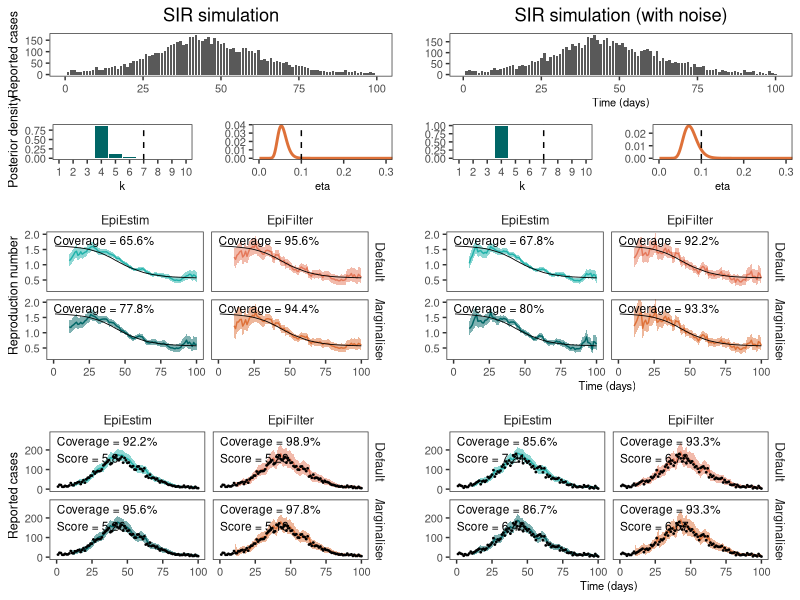

Here is the R script that generated this plot: (Note: this script raises an error after producing the figure.)

rm(list=ls())

library(tidyverse)
library(cowplot)

custom_theme <- theme_bw() +
  theme(
    axis.title.y = element_text(size=9),
    axis.title.x = element_text(size=8),
    axis.text = element_text(size=8),
    strip.background = element_blank(),
    strip.text = element_text(size=9),
    plot.title = element_text(hjust = 0.5),
    panel.grid = element_blank()
  )

# Load the data
df = read.csv("paper/outputs/s5e_sirmodel.csv")
df_eepost = read.csv("paper/outputs/s5e_sirmodel_epiestimposteriors.csv")
df_efpost = read.csv("paper/outputs/s5e_sirmodel_epifilterposteriors.csv")

# Clean the data
df$fit = ifelse(grepl("Conditional", df$fit), "Conditional", df$fit)
df = df %>% mutate(NameForColors=paste0(model, fit))
df$fit[df$fit == "Conditional"] = "Default"

# Append colors
colors <- c(EpiEstimMarginalised="#006666", EpiEstimConditional="#20B2AA",
            EpiFilterMarginalised="#DE7139", EpiFilterConditional="#E5785A")

# Calculate coverage statistics
df_coverage = df %>%
  filter(t>10) %>%
  group_by(simulation, model, fit) %>%
  summarise(Rt_coverage = 100*round(mean((TrueRt <= upper) & (TrueRt >= lower)), digits=3),
            Ct_coverage = 100*round(mean((Cases <= upper_cases) & (Cases >= lower_cases)), digits=3),
            score = signif(mean(crps), 3))


# Plot the raw data
plt_data_raw = ggplot(df %>% filter(simulation=="SIR", model=="EpiEstim", fit=="Marginalised")) +
  geom_col(aes(x=t, y=Cases), width = 0.8) +
  scale_x_continuous(limits = c(0, 100)) +
  custom_theme +
  xlab("") + ylab("Reported cases") +
  ggtitle("SIR simulation")

plt_data_noise = ggplot(df %>% filter(simulation=="SIR (with noise)", model=="EpiEstim", fit=="Marginalised")) +
  geom_col(aes(x=t, y=Cases), width = 0.8) +
  custom_theme +
  xlab("Time (days)") + ylab("") +
  ggtitle("SIR simulation (with noise)")

plt_cases = plot_grid(plt_data_raw, plt_data_noise, nrow=1, align="h")

# Plot posteriors
plt_post_raw = ggplot(df %>% filter(simulation=="SIR")) +
  geom_ribbon(aes(x=t, ymin=lower, ymax=upper, fill=NameForColors), data=.%>%filter(t>10), alpha=0.5) +
  geom_line(aes(x=t, y=mean, color=NameForColors), data=.%>%filter(t>10)) +
  geom_line(aes(x=t, y=TrueRt), color="black", lwd=0.3) +
  geom_text(data = df_coverage %>% filter(simulation == "SIR"),
            aes(x = 0, y = Inf, label = paste0("Coverage = ", Rt_coverage, "%")),
            hjust = 0, vjust = 1.5, size = 3, color = "black") +
  facet_grid(fit~model) +
  coord_cartesian(ylim=c(0.2, 2.0)) +
  ylab("Reproduction number") + xlab("") +
  custom_theme +
  scale_fill_manual(values=colors) +
  scale_color_manual(values=colors) +
  theme(legend.position="none")

plt_post_noise = ggplot(df %>% filter(simulation=="SIR (with noise)")) +
  geom_ribbon(aes(x=t, ymin=lower, ymax=upper, fill=NameForColors), data=.%>%filter(t>10), alpha=0.5) +
  geom_line(aes(x=t, y=mean, color=NameForColors), data=.%>%filter(t>10)) +
  geom_line(aes(x=t, y=TrueRt), color="black", lwd=0.3) +
  geom_text(data = df_coverage %>% filter(simulation == "SIR (with noise)"),
            aes(x = 0, y = Inf, label = paste0("Coverage = ", Rt_coverage, "%")),
            hjust = 0, vjust = 1.5, size = 3, color = "black") +
  facet_grid(fit~model) +
  coord_cartesian(ylim=c(0.2, 2.0)) +
  ylab("") + xlab("Time (days)") +
  scale_fill_manual(values=colors) +
  scale_color_manual(values=colors) +
  custom_theme +
  theme(legend.position="none")


# Plot predictive posteriors
plt_predpost_raw = ggplot(df %>% filter(simulation=="SIR")) +
  geom_ribbon(aes(x=t, ymin=lower_cases, ymax=upper_cases, fill=NameForColors), data=.%>%filter(t>10), alpha=0.5) +
  geom_line(aes(x=t, y=mean_cases, color=NameForColors), data=.%>%filter(t>10)) +
  geom_point(aes(x=t, y=Cases), color="black", size=0.3) +
  geom_text(data = df_coverage %>% filter(simulation == "SIR"),
            aes(x = 0, y = Inf, label = paste0("Coverage = ", Ct_coverage, "%\nScore = ", score)),
            hjust = 0, vjust = 1.2, size = 3, color = "black") +
  facet_grid(fit~model) +
  coord_cartesian(ylim=c(0,280)) +
  ylab("Reported cases") + xlab("") +
  custom_theme +
  scale_fill_manual(values=colors) +
  scale_color_manual(values=colors) +
  theme(legend.position="none")

plt_predpost_noise = ggplot(df %>% filter(simulation=="SIR (with noise)")) +
  geom_ribbon(aes(x=t, ymin=lower_cases, ymax=upper_cases, fill=NameForColors), data=.%>%filter(t>10), alpha=0.5) +
  geom_line(aes(x=t, y=mean_cases, color=NameForColors), data=.%>%filter(t>10)) +
  geom_point(aes(x=t, y=Cases), color="black", size=0.3) +
  geom_text(data = df_coverage %>% filter(simulation == "SIR (with noise)"),
            aes(x = 0, y = Inf, label = paste0("Coverage = ", Ct_coverage, "%\nScore = ", score)),
            hjust = 0, vjust = 1.2, size = 3, color = "black") +
  facet_grid(fit~model) +
  coord_cartesian(ylim=c(0,280)) +
  ylab("") + xlab("Time (days)") +
  scale_fill_manual(values=colors) +
  scale_color_manual(values=colors) +
  custom_theme +
  theme(legend.position="none")


# Plot parameter estimates
xlims = c(0, 0.3)

plt_param_raw_ef = ggplot(df_efpost %>% filter(simulation=="SIR")) +
  geom_line(aes(x=eta, y=p), color="#DE7139", lwd=1) +
  geom_vline(xintercept=0.1, color="black", linetype="dashed") +
  custom_theme +
  coord_cartesian(xlim=xlims) +
  xlab("eta") + ylab("")

plt_param_raw_ee = ggplot(df_eepost %>% filter(simulation=="SIR")) +
  geom_col(aes(x=k, y=p), fill="#006666") +
  custom_theme +
  xlab("k") + ylab("Posterior density") +
  scale_x_continuous(breaks=seq(1,10), labels=seq(1,10), limits=c(1,10)) +
  geom_vline(xintercept=7, color="black", linetype="dashed")

plt_param_raw = plot_grid(plt_param_raw_ee, plt_param_raw_ef, ncol=2)


plt_param_noise_ef = ggplot(df_efpost %>% filter(simulation=="SIR (with noise)")) +
  geom_line(aes(x=eta, y=p), color="#DE7139", lwd=1) +
  geom_vline(xintercept=0.1, color="black", linetype="dashed") +
  custom_theme +
  coord_cartesian(xlim=xlims) +
  xlab("eta") + ylab("")

plt_param_noise_ee = ggplot(df_eepost %>% filter(simulation=="SIR (with noise)")) +
  geom_col(aes(x=k, y=p), fill="#006666") +
  custom_theme +
  xlab("k") + ylab("") +
  scale_x_continuous(breaks=seq(1,10), labels=seq(1,10), limits=c(1,10)) +
  geom_vline(xintercept=7, color="black", linetype="dashed")

plt_param_noise = plot_grid(plt_param_noise_ee, plt_param_noise_ef, ncol=2)

 
# Combine it all
plt = plot_grid(plt_data_raw, plt_data_noise,
                plt_param_raw, plt_param_noise,
                plt_post_raw, plt_post_noise,
                plt_predpost_raw, plt_predpost_noise,
                ncol=2, rel_heights = c(0.35,0.25,0.6,0.6)) 
plt
ggsave(paste0("paper/figures/s5e_sir.png"), plt, dpi=300, width=20, height=21, units="cm")
ggsave(paste0("paper/figures/s5e_sir.pdf"), plt, dpi=600, width=20, height=21, units="cm")

